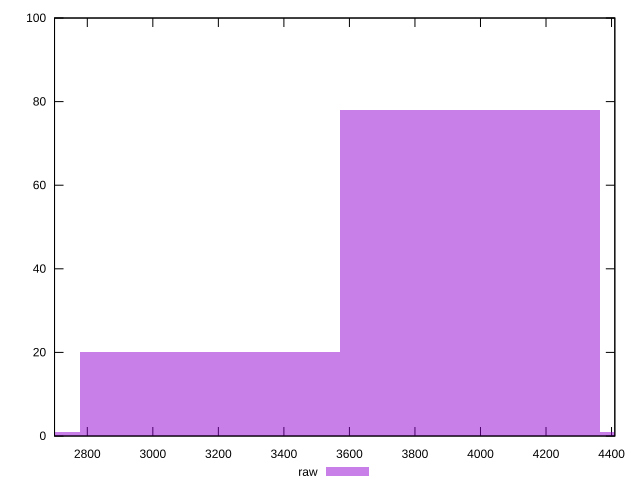

The script that saved this image:
reset

$raw <<EOF
2381.03793022376 1
3174.717240298347 20
3968.3965503729337 78
4762.07586044752 1
EOF

set key outside below
set boxwidth 793.6793100745867
set xrange [2700:4410]
set yrange [0:100]
set trange [0:100]
set style fill transparent solid 0.5 noborder
set terminal svg size 640, 490 enhanced background rgb 'white'
set output "report/report_00029_2021-02-24T13-36-40.390Z/unused-javascript/samples/astro/raw/histogram.svg"

plot $raw title "raw" with boxes

reset
